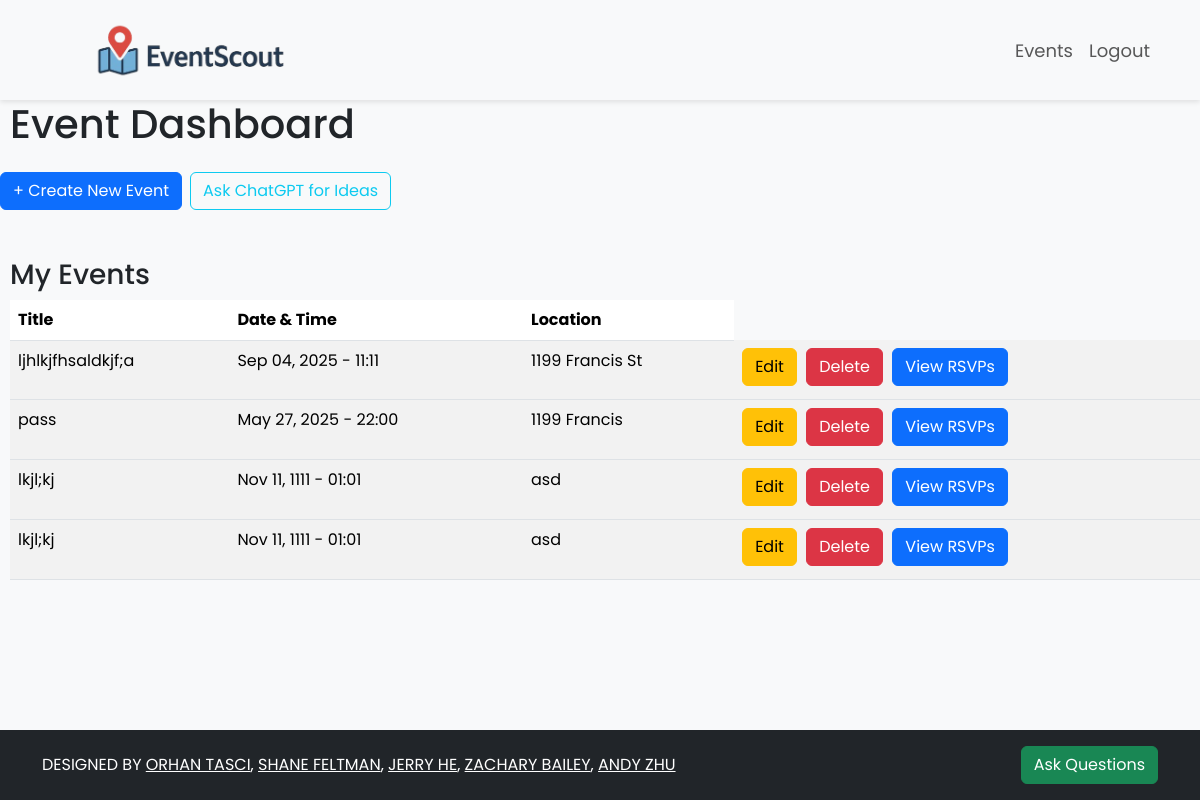
The page /events/create/ (signed in) on the database as committed earlier.
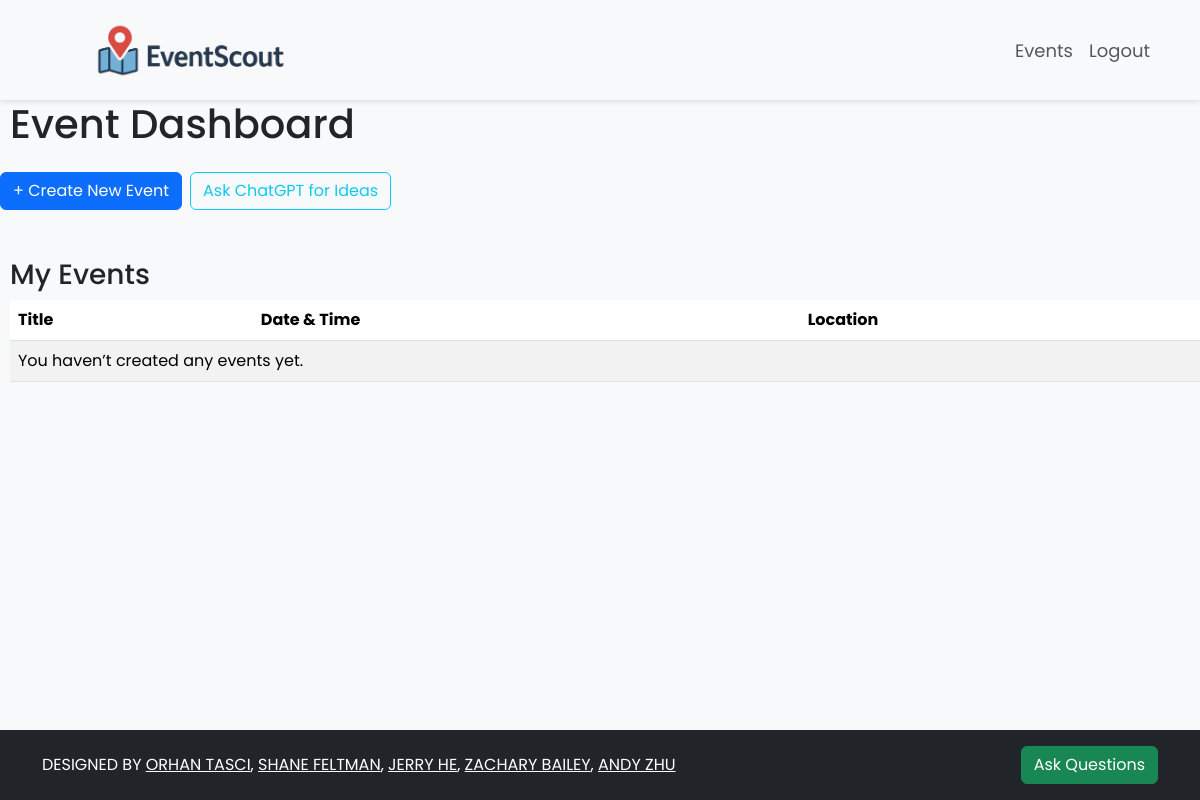
The same page on the database as committed later.
### createEvents/models.py (models this page shows, shortened)
class Event(models.Model):
    title = models.CharField(max_length=200)
    description = models.TextField()
    location = models.CharField(max_length=255)
    latitude = models.DecimalField(
        max_digits=9,
        decimal_places=6,
        null=True,
        blank=True
    )
    longitude = models.DecimalField(
        max_digits=9,
        decimal_places=6,
        null=True,
        blank=True
    )
    start_time = models.DateTimeField()
    end_time = models.DateTimeField()
    organizer = models.CharField(max_length=255)
    org_email = models.EmailField(max_length=255, default="a@a.com")
    created_at = models.DateTimeField(auto_now_add=True)

### createEvents/views.py (the view, shortened to what this page needs)
# urls.py: path('create/', views.create_event, name='events.create_event'),
@login_required
def create_event(request):
    if request.method == 'POST':
        form = EventForm(request.POST)
        if form.is_valid():
            event_type = form.cleaned_data['event_type']
            factory = EventFactory()
            event = None
            if event_type == 'regular':
                event = factory.createRegularEvent(
                    organizer=request.user.username,
                    email=request.user.email,
                    title=form.cleaned_data['title'],
                    description=form.cleaned_data['description'],
                    start_time=form.cleaned_data['start_time'],
                    end_time=form.cleaned_data['end_time'],
                    location=form.cleaned_data['location'],
                    lat=form.cleaned_data['latitude'],
                    long=form.cleaned_data['longitude'],
                )
            elif event_type == 'political':
                event = factory.createPoliticalRally(
                    organizer=request.user.username,
                    email=request.user.email,
                    title=form.cleaned_data['title'],
                    description=form.cleaned_data['description'],
                    start_time=form.cleaned_data['start_time'],
                    end_time=form.cleaned_data['end_time'],
                    location=form.cleaned_data['location'],
                    lat=form.cleaned_data['latitude'],
                    long=form.cleaned_data['longitude'],
                )
            elif event_type == 'age_limit':
                event = factory.createAgeLimitEvent(
                    organizer=request.user.username,
                    email=request.user.email,
                    title=form.cleaned_data['title'],
                    description=form.cleaned_data['description'],
                    start_time=form.cleaned_data['start_time'],
                    end_time=form.cleaned_data['end_time'],
                    location=form.cleaned_data['location'],
                    lat=form.cleaned_data['latitude'],
                    long=form.cleaned_data['longitude'],
                )
            if (event != None):
                event.save()
            return redirect('events.create_event')
    else:
        form = EventForm()
    user_events = Event.objects.filter(organizer=request.user.username).order_by('-start_time')
    event_gender_data = {}
    user_events = Event.objects.filter(organizer=request.user).order_by('-start_time')
    event_gender_data = {}
    event_age_data = {}
    for event in user_events:
        gender_counts = Counter(rsvp.gender for rsvp in event.rsvps.all())
        event_gender_data[event.id] = {
            'male': gender_counts.get('male', 0),
            'female': gender_counts.get('female', 0),
            'other': gender_counts.get('other', 0),
            'do not wish to specify': gender_counts.get('do not wish to specify', 0),
        }
        age_classes = {
            'under 18': 0,
            '18-24': 0,
            '25-34': 0,
            '35-44': 0,
            '45-54': 0,
            '55+': 0,
        }
        for rsvp in event.rsvps.all():
            if rsvp.age < 18:
                age_classes['under 18'] += 1
            elif 18 <= rsvp.age <= 24:
                age_classes['18-24'] += 1
            elif 25 <= rsvp.age <= 34:
                age_classes['25-34'] += 1
            elif 35 <= rsvp.age <= 44:
                age_classes['35-44'] += 1
            elif 45 <= rsvp.age <= 54:
                age_classes['45-54'] += 1
            else:
                age_classes['55+'] += 1
        event_age_data[event.id] = age_classes
    return render(request, 'createEvents/create_event.html', {
        'form': form,
        'your_events': user_events,
        'event_gender_data': event_gender_data,
        'event_age_data': event_age_data,
    })

### createEvents/templatetags/dict_extras.py (called while the page is built)
@register.filter
def get_item(dictionary, key):
    if isinstance(dictionary, dict):
        return dictionary.get(key)
    return None

@register.filter
def dict_get(dictionary, key):
    if isinstance(dictionary, dict):
        return dictionary.get(key)
    return None

### home/models.py (called while the page is built)
    def __str__(self):
        return str(self.id) + ' - ' + self.first_name + '-' + self.last_name

### createEvents/templates/createEvents/create_event.html (shortened to what this page needs)
{% extends 'base.html' %}
{% load static %}
{% load dict_extras %}
{% block head %}
    <link rel="stylesheet" href="{% static 'css/styles.css' %}">
{% endblock %}
{% block content %}
    <h1 class="mb-4" style="margin-left: 10px;">Event Dashboard</h1>
    <div class="d-flex align-items-center gap-2 mb-4">
        <button type="button" class="btn btn-primary" data-bs-toggle="modal" data-bs-target="#createEventModal">
            + Create New Event
        </button>
        <button type="button"
                class="btn btn-outline-info"
                data-bs-toggle="modal"
                data-bs-target="#chatGPTModal">
            Ask ChatGPT for Ideas
        </button>
    </div>
    <h3 class="mt-5" style="margin-left: 10px;">My Events</h3>
    <table class="table table-striped" style="margin-left: 10px; height:auto;">
        <thead>
            <tr>
                <th>Title</th>
                <th>Date & Time</th>
                <th>Location</th>
            </tr>
        </thead>
        <tbody>
            {% for event in your_events %}
            <tr>
                <td>{{ event.title }}</td>
                <td>{{ event.start_time|date:"M d, Y - H:i" }}</td>
                <td>{{ event.location }}</td>
                <td class="action-buttons">
                    <a href="{% url 'edit_event' event.id %}" class="btn btn-warning btn-action">Edit</a>
                    <a href="{% url 'events.delete_event' event.id %}" class="btn btn-danger btn-action">Delete</a>
                    <button class="btn btn-primary btn-action" data-bs-toggle="collapse" data-bs-target="#rsvpCollapse{{ event.id }}">
                        View RSVPs
                    </button>
                </td>
            </tr>
            {% empty %}
            <tr>
                <td colspan="4">You haven’t created any events yet.</td>
            </tr>
            {% endfor %}
        </tbody>
            </table>
{% endblock %}

Rows that differ between the two databases and show on the page:
removed Event: title "ljhlkjfhsaldkjf;a", start_time "Sep 04, 2025 - 11:11", location "1199 Francis St"
removed Event: title "pass", start_time "May 27, 2025 - 22:00", location "1199 Francis"
removed Event: title "lkjl;kj", start_time "Nov 11, 1111 - 01:01", location "asd"
removed Event: title "lkjl;kj", start_time "Nov 11, 1111 - 01:01", location "asd"
Other text that changed with them:
text now shown: "You haven’t created any events yet."
